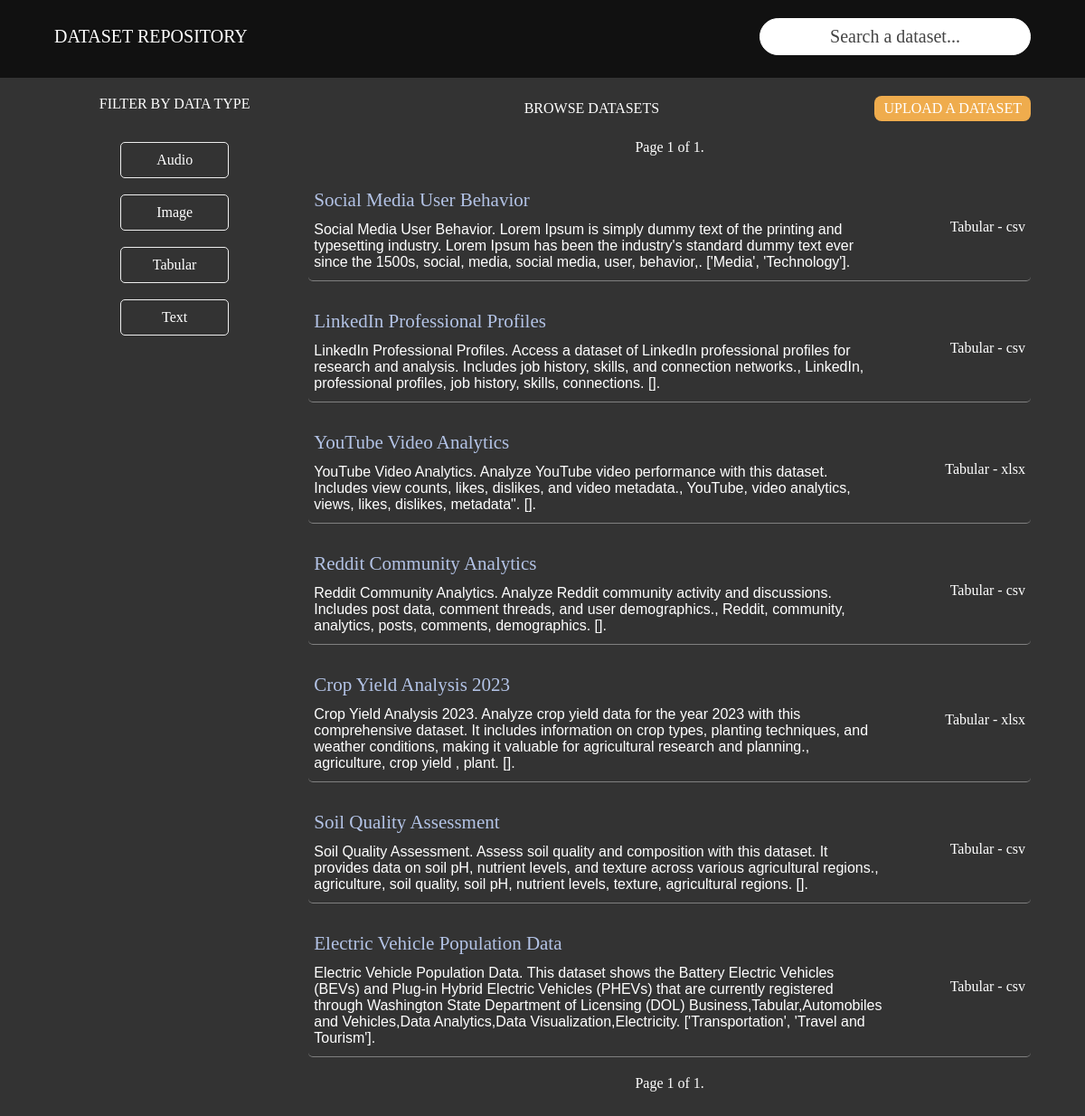
The app's page /?type=Tabular&q= with its own data.
### base/models.py (models this page shows, shortened)
class Dataset(models.Model):
  title = models.CharField(_("Title"), max_length=255,)
  overview = models.TextField(_("Overview"), blank=True)
  description = models.TextField(max_length=255, blank=True)
  data_type = models.CharField(max_length=255, blank=True)
  category = models.CharField(max_length=255, blank=True)
  tags = models.CharField(max_length=255, blank=True)
  file_format = models.CharField(max_length=255, blank=True)
  research_title = models.CharField(max_length=255, blank=True)
  project_head = models.CharField(max_length=255, blank=True)
  members = models.CharField(max_length=255, blank=True)
  date_uploaded = models.DateField(auto_now_add=True, blank=True, null=True)
  source = models.CharField(max_length=255, blank=True)
  link = models.CharField(max_length=255, blank=True)
  form = models.CharField(max_length=255, blank=True)
  file = models.FileField(
    upload_to="uploads/",
    blank=True,
    validators=[FileExtensionValidator(allowed_extensions=["zip", "rar"])]
  )
  archived = models.CharField(max_length=255, blank=True, default=0)

### base/views.py (the view)
# urls.py: path("", views.home, name="home"),
def home(request):
  data_types = DatasetForm.base_fields['data_type'].choices
  q = request.GET.get('q', '')
  type_filter = request.GET.get("type", "")
  datasets = Dataset.objects.filter(archived=0)
  if type_filter and not q:
    datasets = datasets.filter(
      Q(data_type__icontains=type_filter)
    ).order_by("id")
  else:
    datasets = datasets.filter(
      Q(data_type__icontains=type_filter) &
      (Q(title__icontains=q) |
      Q(overview__icontains=q) )
    ).order_by("id")
  datasets_per_page = 10
  paginator = Paginator(datasets, datasets_per_page)
  page_number = request.GET.get('page')
  page = paginator.get_page(page_number)
  return render(request, "base/home.html", {"page" : page, "q" : q, "datasets" : datasets, "data_types" : data_types})

### base/templates/base/home.html (shortened to what this page needs)
{% extends "base/default.html" %}
{% block content %}
<main class="main-home">
  <div class="container">
    <div class="filter">
      <div class="filter-text">FILTER BY DATA TYPE</div>
      <div class="types">
          {% for data_type in data_types %}
            <a href="{% url 'home' %}?type={{data_type.0}}&q={{q}}" class="type" style="cursor: pointer;">{{ data_type.0 }}</a>
          {% endfor %}
      </div>
    </div>
    <div class="content">
      <div class="browse-upload-text">
        <div class="browse">BROWSE DATASETS</div>
        <div class="upload" style="cursor: pointer;"><a href="{% url 'upload' %}">UPLOAD A DATASET</a></div>
      </div>
      <div class="pagination">
        <span class="step-links">
            <span class="current-page">Page {{ page.number }} of {{ page.paginator.num_pages }}.</span>
        </span>
      </div>
      {% for dataset in page %}
          <div class="datasetss">
              <div class="data">
                  <div class="title" style="cursor: pointer;"><a href="/dataset/{{ dataset.id }}"> {{ dataset.title }} </a></div>
                  <div class="overview">{{ dataset.overview }}</div>
              </div>
              <div class="datatype">
                  {{ dataset.data_type }} - {{ dataset.file_format }}
              </div>
          </div>
      {% endfor %}
      <div class="pagination">
        <span class="step-links">
            <span class="current-page">Page {{ page.number }} of {{ page.paginator.num_pages }}.</span>
        </span>
      </div>
    </div>
  </div>
</main>
{% endblock content %}

### base/templates/base/default.html (style rules this page uses)
body { background-color: #333; color: #fff; }
main { margin: auto 0px; }
.container { display: flex; margin: 0px auto; width: 90%; }

### base/templates/base/home.html (style rules this page uses)
main { margin: auto 0px; }
.container { display: flex; margin: 0px auto; width: 90%; margin-bottom: 200px; }
.filter { flex: 1; }
.content { flex: 3; }
.content .browse-upload-text { display: flex; justify-content: space-between; align-items: center; }
.content .browse-upload-text .upload { padding: 5px 10px; color: white; background-color: hsl(35, 84%, 62%); border-radius: 8px; }
.container .filter { margin: 0px auto; margin-right: 15px ; }
.filter .filter-text { text-align: center; }
.content .browse { text-align: center; }
.content .datasetss { display: flex; gap: 10px; margin-bottom: 15px; justify-content: space-between; align-items: center; border-bottom: 1px solid grey; padding: 6px; border-radius: 5px; }
.filter .types { margin-top: 15px; display: flex; flex-direction: column; align-items: center; }
.filter .types > * { width: 45%; text-align: center; border: .1px solid #eee; border-radius: 5px; padding: 10px ; margin-top: 18px; }
.pagination { text-align: center; margin: 20px 0px; }
.datatype { text-align: center; }
.data { width: 80%; padding-bottom: 5px; }
.data .title { font-family: Georgia, 'Times New Roman', Times, serif; font-size: 21px; margin: 11px 0px; color: hsl(220, 50%, 80%) }
.data .overview { font-family: Arial, Helvetica, sans-serif; }

### records on screen
Dataset: title "Social Media User Behavior", overview "Social Media User Behavior. Lorem Ipsum is simply dummy text of the printing and typesetting industry. Lorem Ipsum has been the industry's standard dummy text ever since the 1500s, social, media, social media, user, behavior,. ['Media', 'Technology'].", data_type "Tabular", file_format "csv"
Dataset: title "LinkedIn Professional Profiles", overview "LinkedIn Professional Profiles. Access a dataset of LinkedIn professional profiles for research and analysis. Includes job history, skills, and connection networks., LinkedIn, professional profiles, job history, skills, connections. [].", data_type "Tabular", file_format "csv"
Dataset: title "YouTube Video Analytics", overview "YouTube Video Analytics. Analyze YouTube video performance with this dataset. Includes view counts, likes, dislikes, and video metadata., YouTube, video analytics, views, likes, dislikes, metadata\". [].", data_type "Tabular", file_format "xlsx"
Dataset: title "Reddit Community Analytics", overview "Reddit Community Analytics. Analyze Reddit community activity and discussions. Includes post data, comment threads, and user demographics., Reddit, community, analytics, posts, comments, demographics. [].", data_type "Tabular", file_format "csv"
Dataset: title "Crop Yield Analysis 2023", overview "Crop Yield Analysis 2023. Analyze crop yield data for the year 2023 with this comprehensive dataset. It includes information on crop types, planting techniques, and weather conditions, making it valuable for agricultural research and planning., agriculture, crop yield , plant. [].", data_type "Tabular", file_format "xlsx"
Dataset: title "Soil Quality Assessment", overview "Soil Quality Assessment. Assess soil quality and composition with this dataset. It provides data on soil pH, nutrient levels, and texture across various agricultural regions., agriculture, soil quality, soil pH, nutrient levels, texture, agricultural regions. [].", data_type "Tabular", file_format "csv"
Dataset: title "Electric Vehicle Population Data", overview "Electric Vehicle Population Data. This dataset shows the Battery Electric Vehicles (BEVs) and Plug-in Hybrid Electric Vehicles (PHEVs) that are currently registered through Washington State Department of Licensing (DOL) Business,Tabular,Automobiles and Vehicles,Data Analytics,Data Visualization,Electricity. ['Transportation', 'Travel and Tourism'].", data_type "Tabular", file_format "csv"

### other values on screen
{{ data_type.0 }} "Audio" "Image" "Tabular" "Text"
{{ page.number }} "1"
{{ page.paginator.num_pages }} "1"
